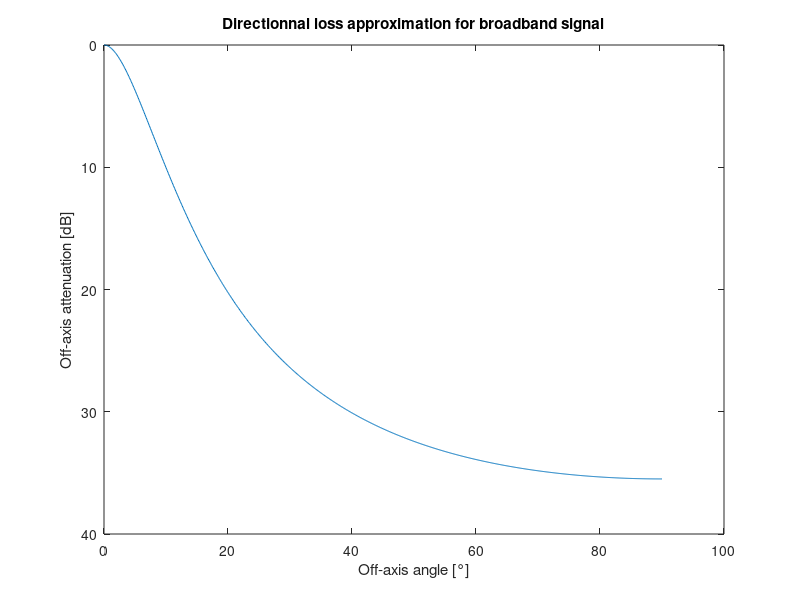

This figure's MATLAB source: (Note: this script raises an error after producing the figure.)
% Script to show off-axis attenuation approximation used to derive
% detection function. 
% Ref: Passive Acoustic Monitoring of Cetaceans by Walter M. X. Zimmer 
% Page: 96 - 100

% Constants 
C1 = 47; % dB
ka = 17.8; % 
C2 = 0.218*ka;

%% X, Y plot to show loss
% Directionnal loss of the source as a function of off-axis angle for
% broadband signal (click). 
dth = 0.1;
thetadeg = 0:dth:90;
theta = thetadeg * pi/180;

cx = C2*sin(theta);
DLbb = C1 * (cx).^2 ./ (1 + abs(cx) + (cx).^2);

figure 
plot(thetadeg, DLbb)
xlabel('Off-axis angle [°]')
ylabel('Off-axis attenuation [dB]')
title('Directionnal loss approximation for broadband signal')
set(gca, 'YDir', 'reverse')


%% Polar plot to show off-Axis attenuation
dth = 0.1;
thetadeg = -180:dth:180;
theta = thetadeg * pi/180;

idxDef = (thetadeg <=90) & (thetadeg>=-90);
idxNotDef = ~idxDef;
cx = C2*sin(theta(idxDef));
DLbb = zeros([numel(theta), 0]);
DLbb(idxDef) = C1 * (cx).^2 ./ (1 + abs(cx) + (cx).^2);
DLmax = C1 * C2^2 / (1 + C2 + C2^2);
DLbb(idxNotDef) = DLmax;

% Apparent source level
SL0 = 100;
ASL = SL0 - DLbb;
figure 
lgd = {};
polarplot(theta, ASL, 'LineWidth', 1)
lgd{end+1} = sprintf('Apparent source level with SL0 = %d dB', SL0);
hold on
polarplot([0; 0]*pi/180, [0; SL0],'LineWidth', 2)  
lgd{end +1} = 'Acoustic axis';
hold on 
polarplot([45; 45]*pi/180, [0; SL0], 'LineWidth', 2, 'LineStyle', '--')  
lgd{end +1} = 'Off-axis';

legend(lgd, 'Location', 'southoutside')